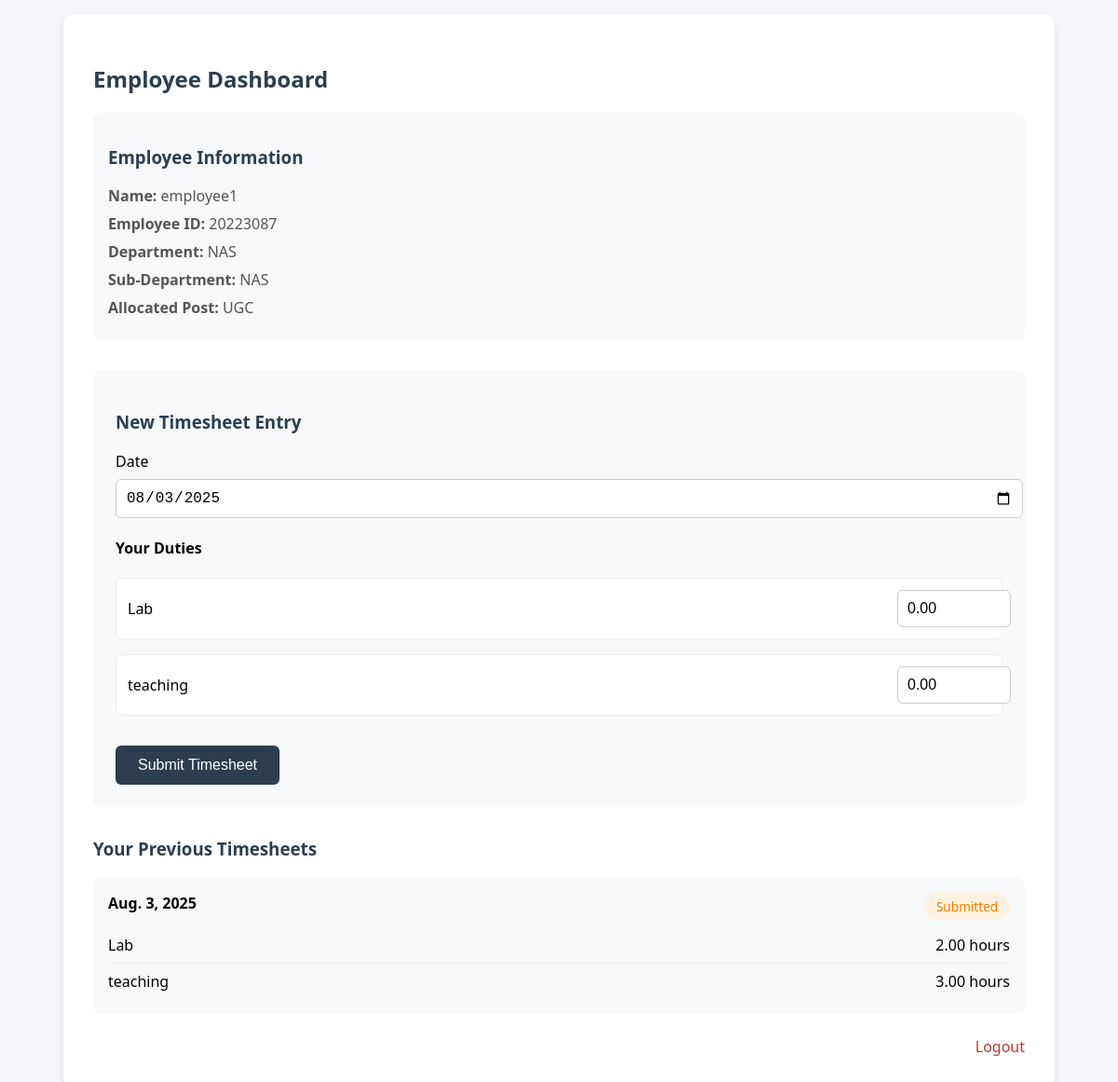
Screenshot of /employee/dashboard/ (signed in) with the database file from the repository.
### tracker/models.py (models this page shows, shortened)
class Employee(models.Model):
    user = models.OneToOneField(User, on_delete=models.CASCADE, null=True)
    employee_id = models.CharField(max_length=20, unique=True)
    department = models.CharField(max_length=100, default="Unknown")
    sub_department = models.CharField(max_length=100, blank=True, null=True)
    allocated_post = models.ForeignKey(AllocatedPost, on_delete=models.SET_NULL, null=True, blank=True)

class User(AbstractUser):
    is_admin = models.BooleanField(default=False)
    employee_id = models.CharField(max_length=20, unique=True, blank=True, null=True)

class AllocatedPost(models.Model):
    department = models.CharField(max_length=100, default="ADM")
    sub_department = models.CharField(max_length=100, blank=True, null=True)
    post_name = models.ForeignKey(DepartmentPostName, on_delete=models.PROTECT)  # Changed from CharField
    description = models.TextField(blank=True, null=True)
    created_by = models.ForeignKey(DepartmentHead, on_delete=models.SET_NULL, null=True)
    created_at = models.DateTimeField(auto_now_add=True)
    class Meta:
        unique_together = ('department', 'sub_department', 'post_name')
        ordering = ['post_name']

class DepartmentPostName(models.Model):
    name = models.CharField(max_length=100, unique=True)
    description = models.TextField(blank=True, null=True)
    created_at = models.DateTimeField(auto_now_add=True)
    class Meta:
        ordering = ['name']
    def __str__(self):
        return self.name

class EmployeeDuty(models.Model):
    employee = models.ForeignKey(Employee, on_delete=models.CASCADE, related_name='duties')
    duty_name = models.ForeignKey(DutyName, on_delete=models.PROTECT)
    description = models.TextField(blank=True, null=True)
    created_at = models.DateTimeField(auto_now_add=True)
    class Meta:
        verbose_name_plural = "Employee Duties"
        ordering = ['duty_name']

class DutyName(models.Model):
    name = models.CharField(max_length=100, unique=True)
    description = models.TextField(blank=True, null=True)
    created_at = models.DateTimeField(auto_now_add=True)
    class Meta:
        ordering = ['name']

class Timesheet(models.Model):
    STATUS_CHOICES = [
        ('Open', 'Open'),
        ('Submitted', 'Submitted'),
        ('Approved', 'Approved'),
        ('Rework', 'Rework'),
        ('Rejected', 'Rejected'),
    ]
    employee = models.ForeignKey(Employee, on_delete=models.CASCADE, null=True)
    date = models.DateField()
    department = models.CharField(max_length=100, default="Unknown")
    status = models.CharField(max_length=20, choices=STATUS_CHOICES, default='Open')
    submitted_at = models.DateTimeField(auto_now_add=True)
    admin_remark = models.TextField(blank=True, null=True)
    department_head_remark = models.TextField(blank=True, null=True)
    class Meta:
        ordering = ['-submitted_at']

class TimesheetEntry(models.Model):
    timesheet = models.ForeignKey(Timesheet, on_delete=models.CASCADE, related_name='entries')
    duty = models.ForeignKey(EmployeeDuty, on_delete=models.CASCADE)
    hours = models.DecimalField(max_digits=4, decimal_places=2)

### tracker/views.py (the view)
# urls.py: path('employee/dashboard/', views.employee_dashboard, name='employee_dashboard'),
@login_required
@csrf_protect
def employee_dashboard(request):
    if not request.user.is_authenticated:
        messages.error(request, 'Please login to continue')
        return redirect('employee_signin')
    try:
        employee = Employee.objects.get(user=request.user)
    except Employee.DoesNotExist:
        messages.error(request, 'Employee profile not found. Please contact admin.')
        logout(request)
        return redirect('employee_signin')
    if not employee.allocated_post:
        messages.warning(request, 'Your account is pending approval')
        return render(request, 'employee_pending.html')
    if request.method == 'POST':
        form = TimesheetForm(request.POST, employee=employee)
        if form.is_valid():
            try:
                timesheet = Timesheet.objects.create(
                    employee=employee,
                    date=form.cleaned_data['date'],
                    department=employee.department,
                    status='Submitted'
                )
                for duty in employee.duties.all():
                    hours = form.cleaned_data.get(f'duty_{duty.id}')
                    if hours and float(hours) > 0:
                        TimesheetEntry.objects.create(
                            timesheet=timesheet,
                            duty=duty,
                            hours=hours
                        )
                messages.success(request, 'Timesheet submitted successfully!')
                return redirect('employee_dashboard')
            except Exception as e:
                logger.error(f'Error submitting timesheet for user {request.user.id}: {str(e)}')
                messages.error(request, f'Error submitting timesheet: {str(e)}')
        else:
            messages.error(request, 'Please correct the form errors.')
    else:
        form = TimesheetForm(employee=employee)
    previous_timesheets = Timesheet.objects.filter(
        employee=employee
    ).prefetch_related('entries').order_by('-submitted_at')
    return render(request, 'employee_dashboard.html', {
        'form': form,
        'previous_timesheets': previous_timesheets,
        'employee': employee,
    })

### tracker/forms.py
class TimesheetForm(forms.Form):
    date = forms.DateField(widget=forms.DateInput(attrs={'type': 'date'}))
    def __init__(self, *args, **kwargs):
        employee = kwargs.pop('employee', None)
        super().__init__(*args, **kwargs)
        if employee:
            duties = employee.duties.all()
            for duty in duties:
                self.fields[f'duty_{duty.id}'] = forms.DecimalField(
                    label=duty.duty_name.name,
                    required=False,
                    max_digits=4,
                    decimal_places=2,
                    min_value=0,
                    widget=forms.NumberInput(attrs={'step': '0.25', 'placeholder': '0.00'})
                )

### tracker/templates/employee_dashboard.html (shortened to what this page needs)
<!DOCTYPE html>
<html lang="en">
<head>
</head>
<body>
  <div class="container">
    <h2>Employee Dashboard</h2>
    <div class="employee-info">
      <h3>Employee Information</h3>
      <p><strong>Name:</strong> {{ employee.user.username }}</p>
      <p><strong>Employee ID:</strong> {{ employee.employee_id }}</p>
      <p><strong>Department:</strong> {{ employee.department }}</p>
      <p><strong>Sub-Department:</strong> {{ employee.sub_department|default:"Not specified" }}</p>
      <p><strong>Allocated Post:</strong> {{ employee.allocated_post.post_name }}</p>
    </div>
    <div class="timesheet-form">
      <h3>New Timesheet Entry</h3>
      <form method="post">
        <div class="form-group">
          <label for="id_date">Date</label>
          <input type="date" name="date" id="id_date" required>
        </div>
        <h4>Your Duties</h4>
        {% for duty in employee.duties.all %}
        <div class="duty-row">
          <div class="duty-name">{{ duty.duty_name.name }}</div>
          <div class="duty-hours">
            <input type="number" name="duty_{{ duty.id }}"
                   step="0.25" min="0" placeholder="0.00"
                   value="0.00">
          </div>
        </div>
        {% empty %}
        <p>No duties assigned to you yet. Please contact your department head.</p>
        {% endfor %}
        {% if employee.duties.all %}
        <button type="submit">Submit Timesheet</button>
        {% endif %}
      </form>
    </div>
    <h3>Your Previous Timesheets</h3>
    {% for timesheet in previous_timesheets %}
    <div class="timesheet-card">
      <div class="timesheet-header">
        <div class="timesheet-date">{{ timesheet.date }}</div>
        <div class="timesheet-status {{ timesheet.status|lower }}">{{ timesheet.status }}</div>
      </div>
      {% for entry in timesheet.entries.all %}
      <div class="timesheet-entry">
        <div>{{ entry.duty.duty_name.name }}</div>
        <div>{{ entry.hours }} hours</div>
      </div>
      {% endfor %}
    </div>
    {% empty %}
    <p>No previous timesheets found.</p>
    {% endfor %}
    <div class="logout-link">
      <a href="{% url 'logout' %}">Logout</a>
    </div>
  </div>
</body>
</html>

### tracker/templates/employee_dashboard.html (style rules this page uses)
body { font-family: "Segoe UI", Tahoma, Geneva, Verdana, sans-serif; background-color: #f5f7fa; margin: 0; padding: 1rem; }
.container { max-width: 1000px; margin: 0 auto; background: #fff; padding: 2rem; border-radius: 10px; box-shadow: 0 4px 10px rgba(0,0,0,0.1); }
h2, h3 { color: #2c3e50; }
.employee-info { background-color: #f8f9fa; padding: 1rem; border-radius: 8px; margin-bottom: 2rem; }
.employee-info p { margin: 0.5rem 0; color: #555; }
.timesheet-form { margin-bottom: 2rem; background: #f8f9fa; padding: 1.5rem; border-radius: 8px; }
.form-group { margin-bottom: 1rem; }
.form-group label { display: block; margin-bottom: 0.5rem; font-weight: 500; }
input[type="date"], input[type="number"] { width: 100%; padding: 10px; border: 1px solid #ccc; border-radius: 6px; font-size: 1rem; }
.duty-row { display: flex; align-items: center; margin-bottom: 1rem; padding: 0.75rem; background: white; border-radius: 6px; border: 1px solid #eee; }
.duty-name { flex: 1; font-weight: 500; }
.duty-hours { width: 100px; }
button[type="submit"] { padding: 0.75rem 1.5rem; background-color: #2c3e50; color: white; border: none; border-radius: 6px; font-size: 1rem; cursor: pointer; margin-top: 1rem; }
.timesheet-card { background: #f8f9fa; padding: 1rem; border-radius: 8px; margin-bottom: 1rem; }
.timesheet-header { display: flex; justify-content: space-between; margin-bottom: 0.5rem; }
.timesheet-date { font-weight: bold; }
.timesheet-status { padding: 0.3rem 0.8rem; border-radius: 20px; font-size: 0.85rem; font-weight: 500; }
.timesheet-status.submitted { background-color: #fff3e0; color: #f57c00; }
.timesheet-entry { display: flex; justify-content: space-between; padding: 0.5rem 0; border-bottom: 1px solid #eee; }
.timesheet-entry:last-child { border-bottom: none; }
.logout-link { margin-top: 1.5rem; text-align: right; }
.logout-link a { text-decoration: none; color: #c0392b; }

### rows the page displays
Employee: user.username "employee1", employee_id "20223087", department "NAS", sub_department "NAS", allocated_post.post_name "UGC"
EmployeeDuty: duty_name.name "Lab"
EmployeeDuty: duty_name.name "teaching"
Timesheet: date "Aug. 3, 2025", status "Submitted"
TimesheetEntry: duty.duty_name.name "Lab", hours "2.00"
TimesheetEntry: duty.duty_name.name "teaching", hours "3.00"
